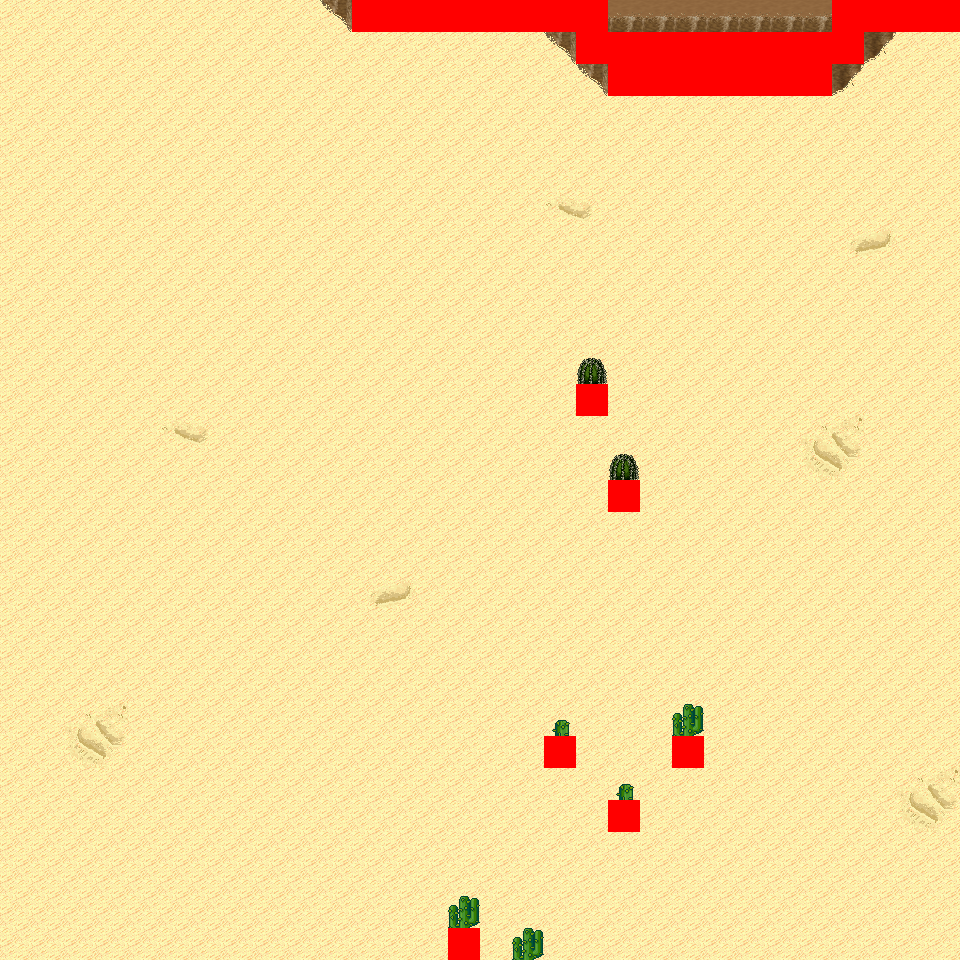

This is a level from a 2D game, rendered from its Tiled map with the project's own tilesets. A one-line summary and the map file follow, with tile-layer data summarised:
An orthogonal 30x30 tile map with 32x32 px tiles, 6 tile layers (Ground, Object, Object2, Above, ...), 15 tilesets and 6 objects (6x mapExit).

<map version="1.0" orientation="orthogonal" renderorder="right-down" width="30" height="30" tilewidth="32" tileheight="32" nextobjectid="7">
  <tileset firstgid="1" name="tileset_logic_collision" tilewidth="32" tileheight="32" tilecount="1" columns="1">
    <image source="../drawable/tileset_logic_collision.png" width="32" height="32" />
  </tileset>
  <tileset firstgid="2" name="tileset_ground_ground" tilewidth="32" tileheight="32" tilecount="33" columns="3">
    <image source="../drawable/tileset_ground_ground.png" width="96" height="352" />
  </tileset>
  <tileset firstgid="35" name="tileset_ground_ridge_earth_pale" tilewidth="32" tileheight="32" tilecount="96" columns="12">
    <image source="../drawable/tileset_ground_ridge_earth_pale.png" width="384" height="256" />
  </tileset>
  <tileset firstgid="131" name="tileset_ground_ridge_earth_dark" tilewidth="32" tileheight="32" tilecount="96" columns="12">
    <image source="../drawable/tileset_ground_ridge_earth_dark.png" width="384" height="256" />
  </tileset>
  <tileset firstgid="227" name="tileset_terrain_desert" tilewidth="32" tileheight="32" tilecount="88" columns="8">
    <image source="../drawable/tileset_terrain_desert.png" width="256" height="352" />
  </tileset>
  <tileset firstgid="315" name="tileset_ground_ladder_vertical_dark" tilewidth="32" tileheight="32" tilecount="3" columns="3">
    <image source="../drawable/tileset_ground_ladder_vertical_dark.png" width="96" height="32" />
  </tileset>
  <tileset firstgid="318" name="tileset_plant_tree_evergreen" tilewidth="32" tileheight="32" tilecount="36" columns="3">
    <image source="../drawable/tileset_plant_tree_evergreen.png" width="96" height="384" />
  </tileset>
  <tileset firstgid="354" name="tileset_plant_cactus" tilewidth="32" tileheight="32" tilecount="2" columns="1">
    <image source="../drawable/tileset_plant_cactus.png" width="32" height="64" />
  </tileset>
  <tileset firstgid="356" name="tileset_plant_cactus_2" tilewidth="32" tileheight="32" tilecount="10" columns="5">
    <image source="../drawable/tileset_plant_cactus_2.png" width="160" height="64" />
  </tileset>
  <tileset firstgid="366" name="tileset_ground_sand_2" tilewidth="32" tileheight="32" tilecount="15" columns="5">
    <image source="../drawable/tileset_ground_sand_2.png" width="160" height="96" />
  </tileset>
  <tileset firstgid="381" name="tileset_plant_tree_tree_darkgreen" tilewidth="32" tileheight="32" tilecount="88" columns="8">
    <image source="../drawable/tileset_plant_tree_tree_darkgreen.png" width="256" height="352" />
  </tileset>
  <tileset firstgid="469" name="tileset_ground_rock_pebbles" tilewidth="32" tileheight="32" tilecount="3" columns="1">
    <image source="../drawable/tileset_ground_rock_pebbles.png" width="32" height="96" />
  </tileset>
  <tileset firstgid="472" name="tileset_plant_star_shaped_plants" tilewidth="32" tileheight="32" tilecount="6" columns="2">
    <image source="../drawable/tileset_plant_star_shaped_plants.png" width="64" height="96" />
  </tileset>
  <tileset firstgid="478" name="tileset_plant_stump_small_stump" tilewidth="32" tileheight="32" tilecount="4" columns="2">
    <image source="../drawable/tileset_plant_stump_small_stump.png" width="64" height="64" />
  </tileset>
  <tileset firstgid="482" name="tileset_plant_round_cactuses" tilewidth="32" tileheight="32" tilecount="20" columns="10">
    <image source="../drawable/tileset_plant_round_cactuses.png" width="320" height="64" />
  </tileset>
  <layer name="Ground" width="30" height="30">
    <data>[900 cells, 900 non-empty, 10 distinct tile ids]</data>
  </layer>
  <layer name="Object" width="30" height="30">
    <data>[900 cells, 46 non-empty, 12 distinct tile ids]</data>
  </layer>
  <layer name="Object2" width="30" height="30">
    <data>[900 cells, 0 non-empty, 0 distinct tile ids]</data>
  </layer>
  <layer name="Above" width="30" height="30">
    <data>[900 cells, 7 non-empty, 3 distinct tile ids]</data>
  </layer>
  <layer name="Above2" width="30" height="30">
    <data>[900 cells, 0 non-empty, 0 distinct tile ids]</data>
  </layer>
  <layer name="Walkable" width="30" height="30">
    <data>[900 cells, 34 non-empty, 1 distinct tile ids]</data>
  </layer>
  <objectgroup name="MapEvents">
    <object id="1" name="north" type="mapExit" x="0" y="0" width="352" height="32">
      <properties>
        <property name="map" value="level_0_x37_y94" />
        <property name="x" value="0" />
        <property name="y" value="28" />
      </properties>
    </object>
    <object id="2" name="north2" type="mapExit" x="608" y="0" width="224" height="32">
      <properties>
        <property name="map" value="level_0_x37_y94" />
        <property name="x" value="19" />
        <property name="y" value="28" />
      </properties>
    </object>
    <object id="3" name="south" type="mapExit" x="0" y="928" width="448" height="32">
      <properties>
        <property name="map" value="level_0_x37_y96" />
        <property name="x" value="0" />
        <property name="y" value="1" />
      </properties>
    </object>
    <object id="4" name="south2" type="mapExit" x="480" y="928" width="480" height="32">
      <properties>
        <property name="map" value="level_0_x37_y96" />
        <property name="x" value="15" />
        <property name="y" value="1" />
      </properties>
    </object>
    <object id="5" name="west" type="mapExit" x="0" y="0" width="32" height="960">
      <properties>
        <property name="map" value="level_0_x36_y95" />
        <property name="x" value="28" />
        <property name="y" value="0" />
      </properties>
    </object>
    <object id="6" name="east" type="mapExit" x="928" y="32" width="32" height="928">
      <properties>
        <property name="map" value="level_0_x38_y95" />
        <property name="x" value="1" />
        <property name="y" value="1" />
      </properties>
    </object>
  </objectgroup>
</map>
